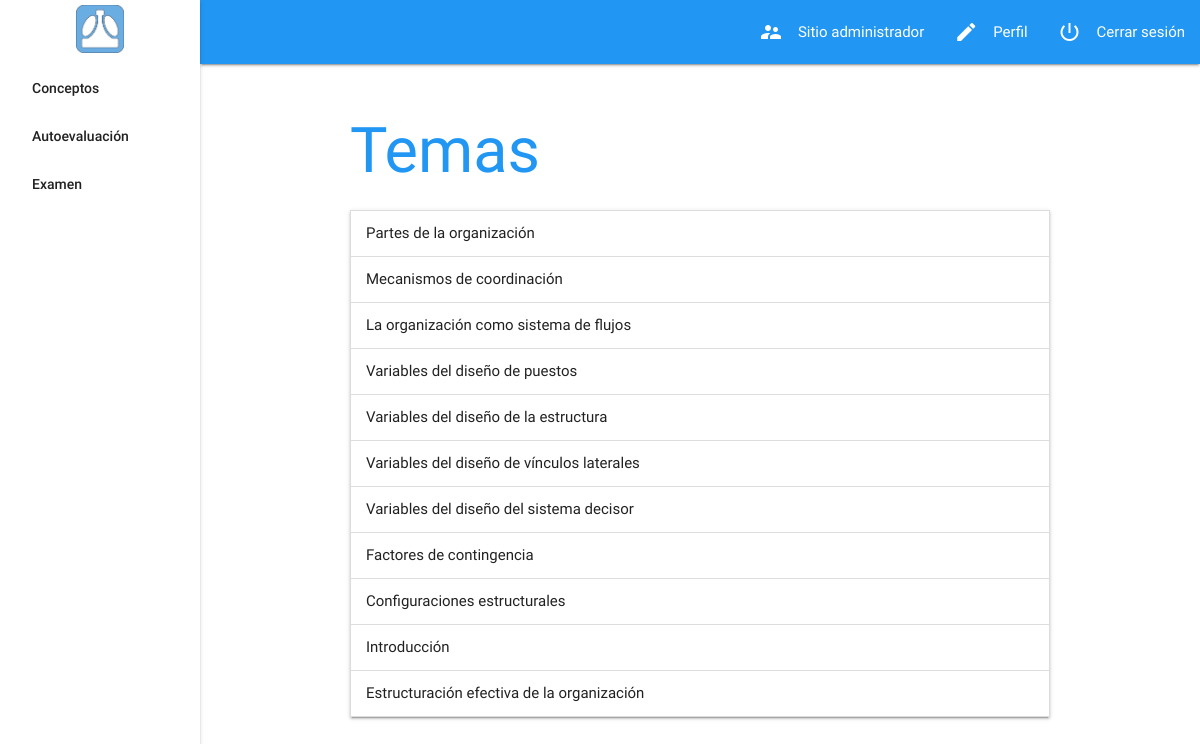
Screenshot of /datareader/concept (signed in) with the database file from the repository.
### datareader/models.py (models this page shows)
class Topic(models.Model):
    name = models.CharField(max_length=100)

### datareader/views.py (the view)
# urls.py: url(r'concept$', views.concept, name='concept'),
@login_required()
def concept(request):
    topic_list = []
    for i in range(0,len(Topic.objects.all())):
        topic_list.append({
            "name" : Topic.objects.all()[i].name,
            "subtopics" : []
        })
        for j in range(0,len( SubTopic.objects.filter(topic=Topic.objects.all()[i]) )):
            topic_list[i]["subtopics"].append({
                "name" : SubTopic.objects.filter(topic=Topic.objects.all()[i])[j].name,
                "concepts" : Concept.objects.filter(subtopic=SubTopic.objects.filter(topic=Topic.objects.all()[i])[j])
            })
    context = {
        'topic_list' : topic_list
    }
    return render(request, 'datareader/concepts.html', context)

### templates/datareader/concepts.html (shortened to what this page needs)
    {% extends 'index.html' %}
    {% block content %}
    <h1 class="blue-text darken-4">Temas</h1>
    <ul class="collapsible concept-list-wrapper" data-collapsible="accordion">
    {% for topic in topic_list %}
        <li>
            <div class="collapsible-header">{{ topic.name }}</div>
        </li>
    {% endfor %}
    </ul>
    {% endblock content %}

### static/css/style.css (style rules this page uses)
*, *:after, *:before { box-sizing: border-box; }

### rows the page displays
Topic: name "Partes de la organización"
Topic: name "Mecanismos de coordinación"
Topic: name "La organización como sistema de flujos"
Topic: name "Variables del diseño de puestos"
Topic: name "Variables del diseño de la estructura"
Topic: name "Variables del diseño de vínculos laterales"
Topic: name "Variables del diseño del sistema decisor"
Topic: name "Factores de contingencia"
Topic: name "Configuraciones estructurales"
Topic: name "Introducción"
Topic: name "Estructuración efectiva de la organización"
